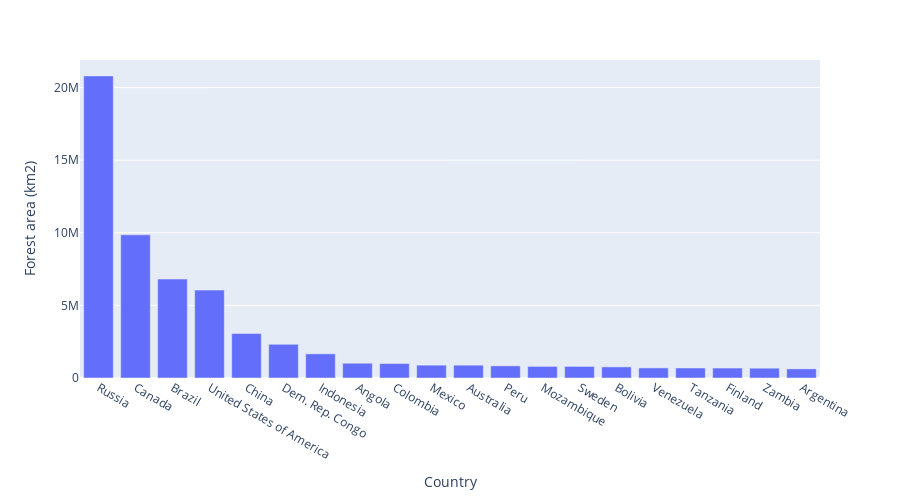

Write notebook code for a chart like this one.
### Markdown cell above
Create a bar chart to visualize the forest area by country.

### Code cell
geemap.bar_chart(
    "forest_cover.csv",
    x="NAME",
    y="sum",
    max_rows=20,
    x_label="Country",
    y_label="Forest area (km2)",
)

### Figure 1 — Plotly figure (JSON) as saved in the notebook; plotly's stock layout.template omitted (floating-point values rounded to 4 significant figures)
{"data": [{"alignmentgroup": "True", "hovertemplate": "Country=%{x}<br>Forest area (km2)=%{y}<extra></extra>", "legendgroup": "", "marker": {"color": "#636efa", "pattern": {"shape": ""}}, "name": "", "offsetgroup": "", "orientation": "v", "showlegend": false, "textposition": "auto", "type": "bar", "x": ["Russia", "Canada", "Brazil", "United States of America", "China", "Dem. Rep. Congo", "Indonesia", "Angola", "Colombia", "Mexico", "Australia", "Peru", "Mozambique", "Sweden", "Bolivia", "Venezuela", "Tanzania", "Finland", "Zambia", "Argentina"], "xaxis": "x", "y": [20810000.0, 9860000.0, 6814000.0, 6054000.0, 3067000.0, 2319000.0, 1665000.0, 1018000.0, 995200.0, 885000.0, 884400.0, 835100.0, 799500.0, 798600.0, 764800.0, 695200.0, 689300.0, 685100.0, 674900.0, 627100.0], "yaxis": "y"}], "layout": {"barmode": "group", "height": 500, "legend": {"tracegroupgap": 0}, "margin": {"t": 60}, "xaxis": {"anchor": "y", "domain": [0, 1], "title": {"text": "Country"}}, "yaxis": {"anchor": "x", "domain": [0, 1], "title": {"text": "Forest area (km2)"}}}}
